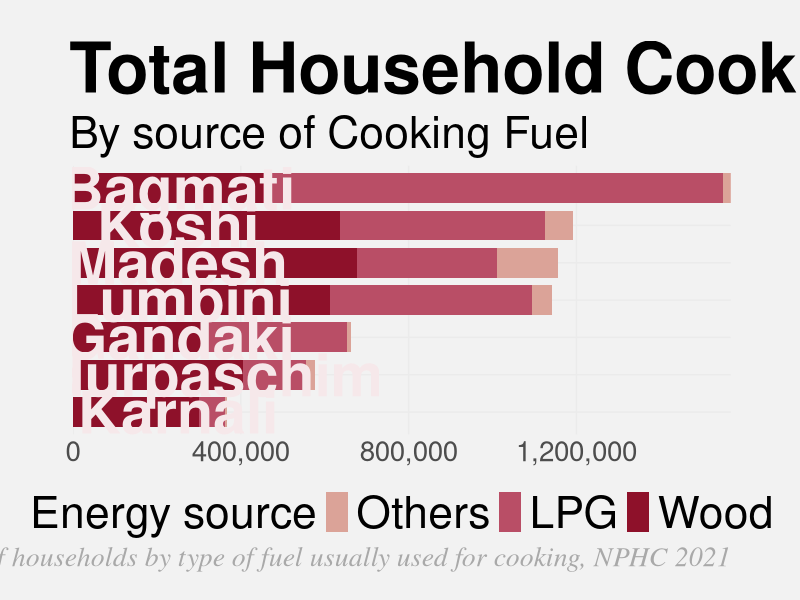
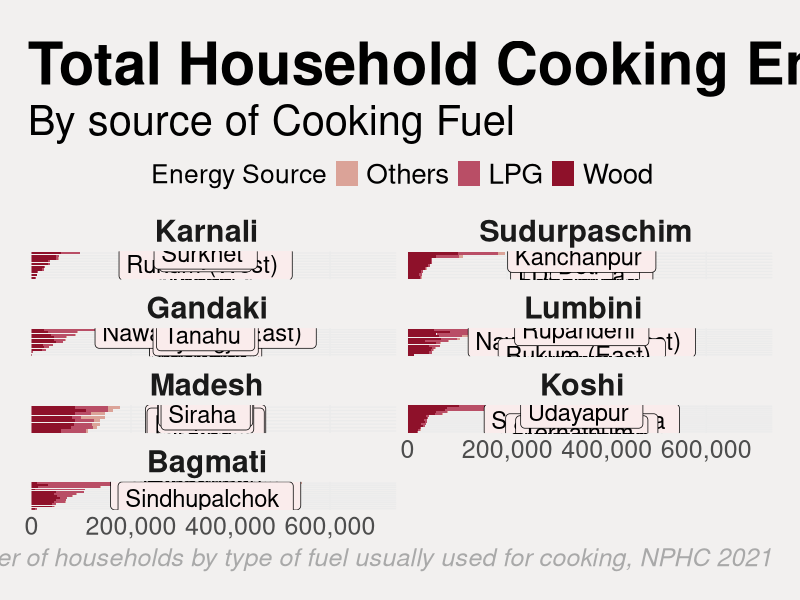
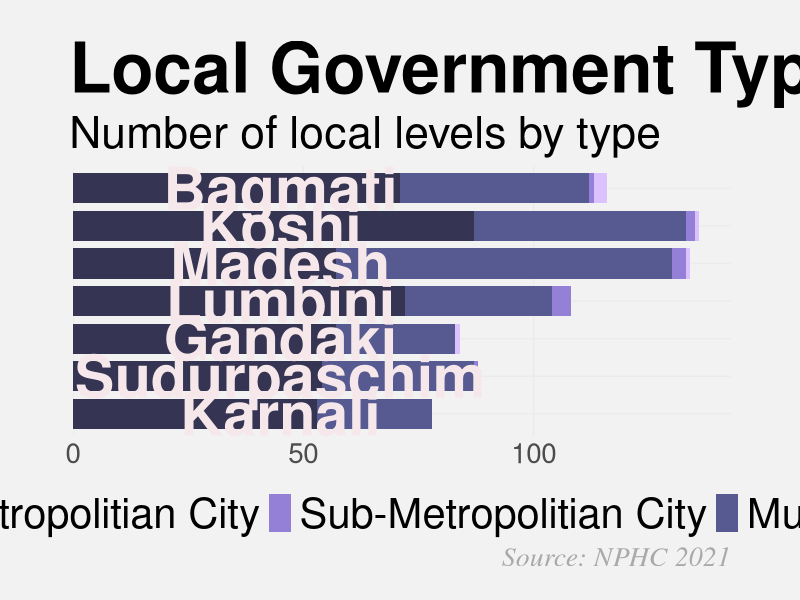

These figures' R source, in order:
## ---- chunk 1
#| label: Setup
#| echo: false
#| eval: true

#Setup----

library(tidyverse)
library(knitr)
library(kableExtra)
library(scales)

#Themes----
mytable_theme <- function(table,
                          caption = NULL,
                          footnote_text = NULL)
  table |>
   mutate(
      across(
        where(is.numeric),
        ~ ifelse(.x == 0, "-", .x)
      )
    ) |>
    kbl(
      caption = caption,
      align = c('l', rep('c', ncol(table) - 1)),
      booktabs = TRUE,
      longtable = TRUE
    ) |>
    kable_styling(
      position = "center",
      latex_options = "hold_position"
    ) |>
    row_spec(0, bold = TRUE, background = "#2E86AB", color = "#F2F0EF") |>
    column_spec(1, bold = TRUE, background = "#F2F0EF", color = "#2E86AB") |>
    footnote(
      general = footnote_text,
      footnote_as_chunk = TRUE,
      escape = FALSE,
      general_title = ""
    )

#Functions----
classify_local <- function(data) {
  data |>
    mutate(
      Local_type = case_when(
        str_detect(Local_level, "Gaunp") ~ "Gaunpalika",
        str_detect(Local_level, "Munici") ~ "Municipality",
        str_detect(Local_level, "Sub-Metro") ~ "Sub-Metropolitian City",
        str_detect(Local_level, "Metro") ~ "Metropolitian City",
        TRUE ~ "Other"
      )
    )
}

fuel_summary <- function(data, group_var, include_province = FALSE) {
  if (include_province) {
    data |>
      classify_local() |>
      group_by(Province, {{ group_var }}, Local_type) |>
      summarise(
        across(c(Wood, LPG, Others), sum),
        .groups = "drop"
      ) |>
      arrange(
        Province, {{ group_var }},
        match(Local_type, c("Metropolitian City", "Sub-Metropolitian City", "Municipality", "Gaunpalika"))
      )
  } else {
  data |>
    classify_local() |>
    group_by({{ group_var }}, Local_type) |>
    summarise(
      across(c(Wood, LPG, Others), sum),
      .groups = "drop"
    ) |>
    arrange(
      {{ group_var }},
      match(Local_type, c("Metropolitian City", "Sub-Metropolitian City", "Municipality", "Gaunpalika"))
    )
  }
}

count_local <- function(data, group_var, include_province = FALSE) {
  if (include_province) {
    data |>
      classify_local() |>
      distinct(Province, {{ group_var }}, Local_level, Local_type) |>
      count(Province, {{ group_var }}, Local_type) |>
      pivot_wider(names_from = Local_type, values_from = n, values_fill = 0) |>
      select(
        Province, {{ group_var }},
        any_of(c("Gaunpalika", "Municipality", "Sub-Metropolitian City", "Metropolitian City"))
      ) |>
      arrange(Province, {{ group_var }})
  } else {
    data |>
      classify_local() |>
      distinct({{ group_var }}, Local_level, Local_type) |>
      count({{ group_var }}, Local_type) |>
      pivot_wider(names_from = Local_type, values_from = n, values_fill = 0) |>
      select(
        {{ group_var }},
        any_of(c("Gaunpalika", "Municipality", "Sub-Metropolitian City", "Metropolitian City"))
      )
  }
}

fuel_table <- function(data, caption, group_col = 1, font = 8) {
  mytable_theme(
    data,
    caption = caption,
    footnote_text = "Source: Census 2021."
  ) |>
    kable_styling(
      latex_options = c("repeat_header", "scale_down"),
      font_size = font
    ) |>
    collapse_rows(columns = group_col, valign = "top")
}


# Data----
cooking <- read.csv('Cooking_fuel_NP.csv') |>
  mutate(
    Others = Electricity + Cow_dung + Bio_gas + Kerosene + Other
  ) |>
  select(Province, District, Local_level, Total, Wood, LPG, Others )


energy_source <- c("Wood", "LPG", "Others")
energy_colors <- c(Wood = "#890620", LPG = "#b6465f", Others = "#da9f93")

#Table prep----
fuel_district <- fuel_summary(cooking, District, include_province = TRUE)
fuel_state <- fuel_summary(cooking, Province)
count_dist <- count_local(cooking, District, include_province = TRUE)
count_prov <- count_local(cooking, Province)

province_order <- cooking |>
  group_by(Province) |>
  summarise(total = sum(Total)) |>
  arrange(total) |>
  pull(Province)

## ---- chunk 2
#| label: fig-stacked
#| eval: true
#| fig-cap: "Total Household cooking energy by State"

energy_df_prov <- cooking |>
  select(Province, all_of(energy_source))

barplot_province <- aggregate(
  energy_df_prov[, energy_source],
  by = list(Province = energy_df_prov$Province),
  sum
) |>
  pivot_longer(
    cols = all_of(energy_source),
    names_to = "Source",
    values_to = "NumHouse"
  ) |>
  group_by(Province) |>
  mutate(total = sum(NumHouse)) |>
  ungroup() |>
  mutate(
    Province = factor(Province, levels = province_order),
    Source = fct_reorder(Source, NumHouse, sum)
  )

stacked <- barplot_province |>
  ggplot(aes(
    x = NumHouse,
    y = Province,
    fill = Source
  )) +
  geom_bar(
    width = 0.8,
    stat = "identity",
    position = "stack",
    alpha = 0.95
  ) +
  geom_text(
    data = distinct(barplot_province, Province, total),
    aes(
      x = 250000,
      y = Province,
      label = Province
    ),
    inherit.aes = FALSE,
    color = "#f6e8ea",
   size = 15,
    fontface = "bold"
  ) +
  scale_fill_manual(values = energy_colors) +
  scale_x_continuous(
    labels = scales::comma,
    expand = expansion(mult = c(0, 0))
  ) +
  labs(
    title = "Total Household Cooking Energy by State",
    subtitle = "By source of Cooking Fuel",
    fill = "Energy source",
    caption = "Data source: Table 07: Number of households by type of fuel usually used for cooking, NPHC 2021"
  ) +
  theme_minimal() +
  theme(
    plot.title = element_text(size = 50, hjust = 0, face = "bold", family = "sans"),
    plot.title.position = "plot",
    plot.subtitle = element_text(hjust = 0, size = 32, family = "sans"),
    plot.background = element_rect(fill = "#f2f2f2", color = NA),
    panel.grid.minor = element_blank(),
    axis.title = element_blank(),
    axis.text.y = element_blank(),
    axis.text.x = element_text(size = 20),
    axis.ticks.y = element_blank(),
    plot.caption.position = "plot",
    plot.caption = element_text(hjust = 1, size = 20, face = "italic", family = "times", color = 'darkgray'),
    legend.position = "bottom",
    legend.text = element_text(size = 32),
    legend.title = element_text(size = 32),
    plot.margin = margin(t = 30, r = 50, b = 20, l = 50, unit = "pt")
  )

ggsave("stacked.png", plot = stacked, width = 18, height = 14, dpi = 150)
## ---- chunk 3
#| label: fig-stackeddist
#| fig-cap: "Total Household cooking energy by State"
#| echo: false
#| eval: true

energy_df_dist <- cooking |>
  select(Province, District, all_of(energy_source))

barplot_district <- aggregate(
    energy_df_dist[, energy_source],
    by = list(Province = energy_df_dist$Province, District = energy_df_dist$District),
    sum
  ) |>
  pivot_longer(
    cols = all_of(energy_source),
    names_to = "Source",
    values_to = "NumHouse"
  ) |>
  group_by(District) |>
  mutate(total = sum(NumHouse)) |>
  ungroup() |>
  mutate(
    Province = factor(Province, levels = province_order),
    District = fct_reorder(District, total),
    Source = fct_reorder(Source, NumHouse, sum),
    label_hjust = 1.20,
    label_color = "#f6e8ea"
  )

stacked_districts <- barplot_district |>
  ggplot(aes(x = NumHouse, y = District, fill = Source)) +
  geom_bar(stat = "identity", position = "stack", alpha = 0.95) +
  geom_label(
    data = distinct(barplot_district, District, Province, total,  
                    label_hjust, label_color),
aes(
  x = 350000,
  y = District,
  label = District),
size = 6,
fill = '#FAECEC',
color = 'black',
style = 'bold',
inherit.aes = FALSE
  ) +
  scale_color_identity() +
  scale_fill_manual(values = energy_colors) +
  scale_x_continuous(
    labels = scales::comma,
    expand = expansion(mult = c(0, 0.35))
  ) +
  facet_wrap(~ Province, scales = "free_y", ncol = 2) +
  labs(
    title  = "Total Household Cooking Energy by District",
    subtitle = "By source of Cooking Fuel",
    fill  = "Energy Source",
    caption = "Data source: Table 07: Number of households by type of fuel usually used for cooking, NPHC 2021"
  ) +
  theme_minimal() +
  theme(
    plot.title = element_text(size = 42, hjust = 0, face = "bold", family = "sans"),
    plot.title.position = "plot",
    plot.subtitle  = element_text(hjust = 0, size = 30, family = "sans"),
    plot.background = element_rect(fill = "#F2F0EF", color = NA),
    panel.grid.minor = element_blank(),
    axis.title  = element_blank(),
    axis.text.y = element_blank(),
    axis.text.x = element_text(size = 18),
    axis.ticks.y= element_blank(),
 plot.caption.position = "plot",
    plot.caption  = element_text(hjust = 1, face = "italic", family = "sans", size = 18, color= 'darkgray'),
    strip.text = element_text(hjust = 0.47, size = 22, face = "bold"),
legend.position = "top",
     legend.text = element_text(size = 20),
    legend.title = element_text(size = 19),
 plot.margin = margin(t = 30, r = 20, b = 20, l = 20, unit = "pt")
  )

ggsave("stacked_districts.png", plot = stacked_districts, width = 20, height = 26, dpi = 150)

## ---- chunk 4

#| label: fig-stackedmuni
#| fig-cap: "Total Local levels by State"
#| echo: false
#| eval: true

local_colors <- c(
  "Gaunpalika" = "#2c2a4a",
  "Municipality"= "#4f518c",
  "Sub-Metropolitian City" = "#907ad6",
  "Metropolitian City" = "#dabfff"
)

province_order <- levels(barplot_province$Province)

barplot_loctype <- cooking |>
  classify_local() |>
  distinct(Province, Local_level, Local_type) |>
  count(Province, Local_type) |>
  group_by(Province) |>
  mutate(total = sum(n)) |>
  ungroup() |>
  mutate(
    Province = factor(Province, levels = province_order),
    Local_type = fct_reorder(Local_type, n, sum)
  )

stacked_loctype <- barplot_loctype |>
  ggplot(aes(x = n, y = Province, fill = Local_type)) +
  geom_bar(
    width = 0.8,
    stat = "identity",
    position = "stack",
    alpha = 0.95
  ) +
  geom_text(
    data = distinct(barplot_loctype, Province, total),
    aes(x = 45,
        y = Province,
        label = Province),
    inherit.aes = FALSE,
    color = "#f6e8ea",
    size = 15,
    fontface = "bold"
  ) +
  scale_fill_manual(values = local_colors) +
  scale_x_continuous(
    labels = scales::comma,
    expand = expansion(mult = c(0, 0.05))
  ) +
  labs(
    title = "Local Government Type Distribution by Province",
    subtitle = "Number of local levels by type",
    fill  = "Local Level Type",
    caption = "Source: NPHC 2021"
  ) +
  theme_minimal() +
  theme(
    plot.title = element_text(size = 50, hjust = 0, face = "bold", family = "sans"),
    plot.title.position = "plot",
    plot.subtitle = element_text(hjust = 0, size = 32, family = "sans"),
    plot.background = element_rect(fill = "#f2f2f2", color = NA),
    panel.grid.minor = element_blank(),
    axis.title = element_blank(),
    axis.text.y = element_blank(),
    axis.text.x = element_text(size = 20),
    axis.ticks.y = element_blank(),
    plot.caption.position = "plot",
    plot.caption = element_text(hjust = 1, size = 20, face = "italic", family = "times", color = 'darkgray'),
    legend.position = "bottom",
    legend.text = element_text(size = 30),
    legend.title = element_text(size = 30),
    plot.margin = margin(t = 30, r = 50, b = 20, l = 50, unit = "pt")
  )

ggsave("stacked_loctype.png", plot = stacked_loctype, width = 18, height = 14, dpi = 150)
## ---- chunk 5
#| label: data-percentloc
#| echo: false
#| eval: true

fuel_percent <- fuel_summary(cooking, Province) |>
  group_by(Local_type) |>
  summarise(
    across(c(Wood, LPG, Others), sum),
    Total = sum(Wood, LPG, Others),
    .groups = "drop"
  ) |>
  mutate(
    National_total = sum(Total),
    National_Share = round((Total / National_total) * 100, 1),
    across(c(Wood, LPG, Others),
           ~ round(.x / Total * 100, 1)),
    across(
      -Local_type,
      ~ paste0(.x, "%")
    )
  ) |>
  select(
    Local_type, National_Share,
    Wood, LPG, Others
  ) |>
  arrange(match(Local_type,
                c("Metropolitian City",
                  "Sub-Metropolitian City",
                  "Municipality",
                  "Gaunpalika")))
## ---- chunk 6
#| label: tbl-percentlocook
#| echo: false
#| eval: true
fuel_table(fuel_percent, "Percentage Distribution of Cooking Fuel by Local Level Type")
## ---- chunk 7
#| label: tbl-stateloc
#| echo: true
#| eval: true
#| tbl-cap: "Cooking Fuel by Local Level Type per State"

fuel_table(fuel_state, "Cooking Fuel by Local Level Type per State", font = 7)
## ---- chunk 8
#| label: tbl-districtloc
#| echo: true
#| eval: true
#| tbl-cap: "Cooking Fuel by Local Level Type per District"

fuel_table(fuel_district, "Cooking Fuel by Local Level Type per District",
           group_col = c(1,2),
           font = 7)
  
